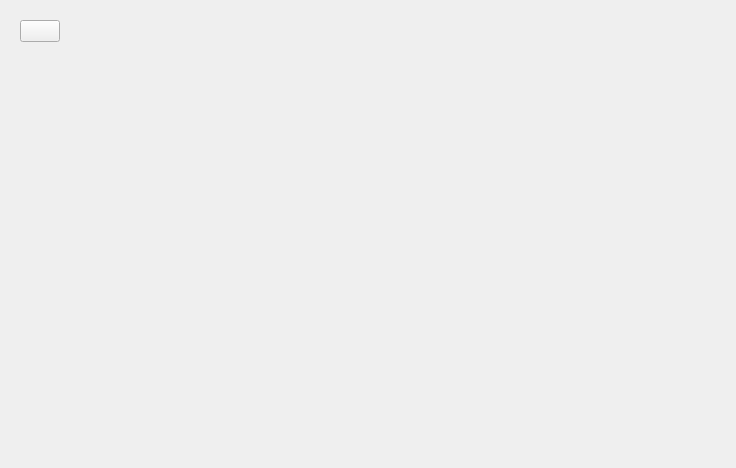
<?xml version="1.0" encoding="UTF-8"?>
<ui version="4.0">
 <class>frmInspect</class>
 <widget class="QWidget" name="frmInspect">
  <property name="geometry">
   <rect>
    <x>0</x>
    <y>0</y>
    <width>736</width>
    <height>468</height>
   </rect>
  </property>
  <property name="windowTitle">
   <string>Form</string>
  </property>
  <layout class="QHBoxLayout" name="horizontalLayout">
   <item>
    <widget class="QWidget" name="widgetLeft" native="true">
     <property name="autoFillBackground">
      <bool>true</bool>
     </property>
     <layout class="QVBoxLayout" name="verticalLayout">
      <item>
       <widget class="QPushButton" name="btn_check">
        <property name="text">
         <string/>
        </property>
       </widget>
      </item>
      <item>
       <spacer name="verticalSpacer">
        <property name="orientation">
         <enum>Qt::Vertical</enum>
        </property>
        <property name="sizeHint" stdset="0">
         <size>
          <width>20</width>
          <height>414</height>
         </size>
        </property>
       </spacer>
      </item>
     </layout>
    </widget>
   </item>
   <item>
    <widget class="QStackedWidget" name="stackedWidget_inspect">
     <property name="enabled">
      <bool>true</bool>
     </property>
    </widget>
   </item>
  </layout>
 </widget>
 <resources/>
 <connections/>
</ui>
